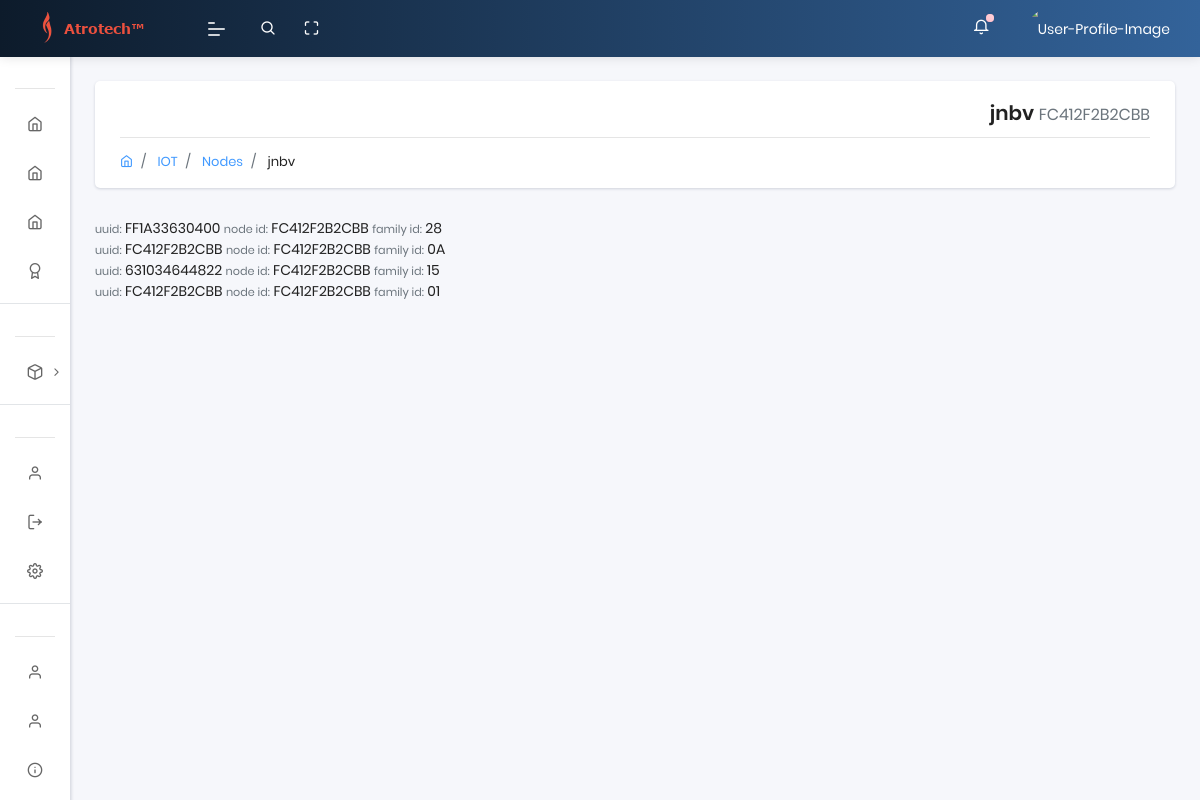
Page /nodes_detail/4/ (signed in) on the earlier database version.
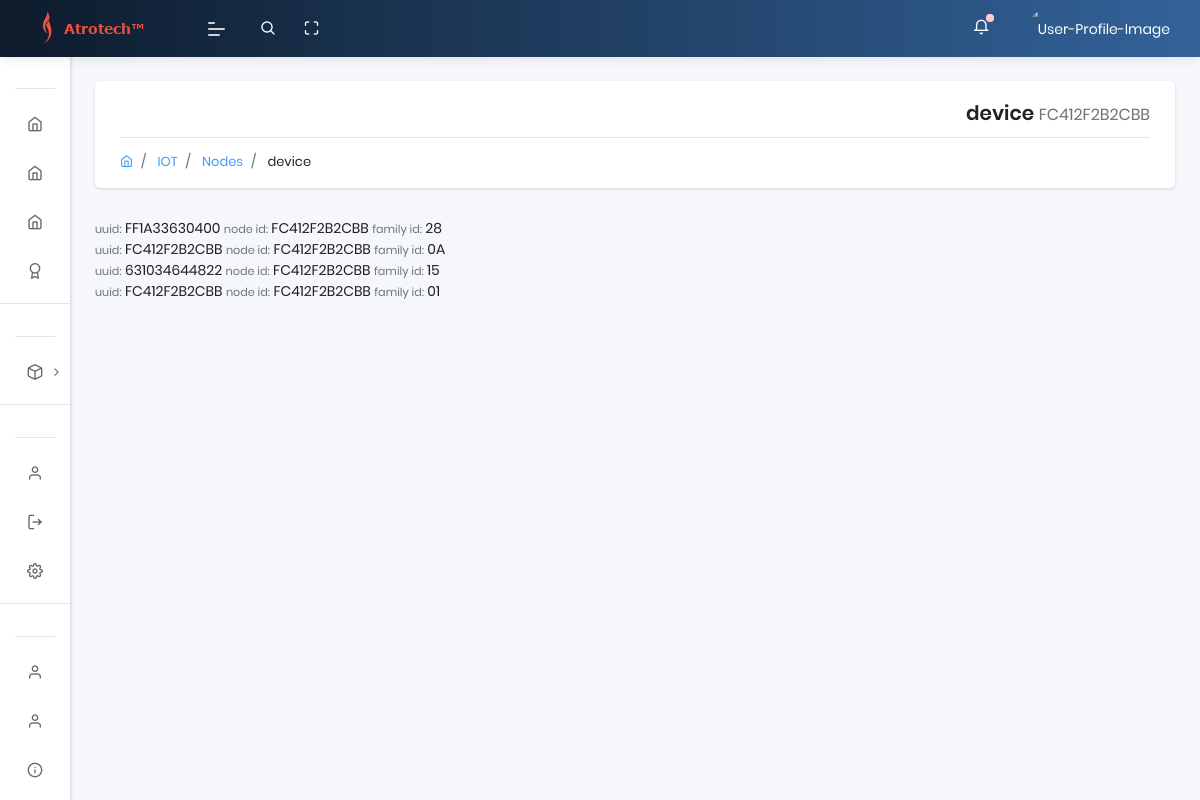
Same page on the later database version.
### app/models.py (models this page shows, shortened)
class Rom(models.Model):
    name = models.CharField(max_length=40, default='device name')
    UUID = models.CharField(max_length=20)
    family_id = models.CharField(max_length=20)
    node_id = models.CharField(max_length=20)
    updated_on = models.DateTimeField(auto_now= True)
    created_on = models.DateTimeField()

### app/views.py (the view)
# urls.py: path('nodes_detail/<int:id>/',views.nodes_detail,name='nodes_detail'),
@login_required(login_url="/login/")
def nodes_detail(request, id):
    uuid = models.User_uuid.objects.filter(user=request.user).values('UUID')
    devices = models.Rom.objects.filter(UUID__in=uuid, family_id='01')
    node = get_object_or_404(models.Rom, id=id)
    sensors = models.Rom.objects.filter(node_id=node.node_id)
    context = {
    'devices':devices,
    'node':node,
    'sensors':sensors
    }
    context['segment'] = 'nodes_detail'
    html_template = loader.get_template( 'nodes_detail.html' )
    return HttpResponse(html_template.render(context, request))

### templates/nodes_detail.html (shortened to what this page needs)
{% extends "layouts/base.html" %}
{% block content %}
  <section class="pcoded-main-container">
      <div class="pcoded-content">
          <div class="page-header">
            <div class="page-block">
              <div class="row align-items-center">
                <div class="col-md-12">
                  <div class="page-header-title">
                    <h5 class="m-b-10" align="right" dir="rtl"> {{ node.name }} <small class="text-muted">{{ node.UUID }}</small> </h5>
                  </div>
                  <ul class="breadcrumb">
                    <li class="breadcrumb-item"><a href="index.html"><i class="feather icon-home"></i></a></li>
                    <li class="breadcrumb-item"><a href="#!"> IOT </a></li>
                    <li class="breadcrumb-item"><a href="#!"> Nodes </a></li>
                    <li class="breadcrumb-item"><a href="#!"> {{ node.name }} </a></li>
                  </ul>
                </div>
              </div>
            </div>
          </div>
         {% for Rom in sensors %}
              <small class="text-muted">uuid:</small> {{ Rom.UUID }}
              <small class="text-muted">node id:</small> {{ Rom.node_id }}
              <small class="text-muted">family id:</small> {{ Rom.family_id }}
              <br>
         {% endfor %}
        </div>
    </section>
{% endblock content %}

### templates/includes/sidebar.html (shortened to what this page needs)
	<nav class="pcoded-navbar menupos-fixed menu-light ">
		<div class="navbar-wrapper  ">
			<div class="navbar-content scroll-div " >
				<ul class="nav pcoded-inner-navbar ">
					<li class="nav-item pcoded-menu-caption">
					</li>
					<li class="nav-item">
					    <a href="/" class="nav-link ">
                <span class="pcoded-micon"> <i class="feather icon-home"></i> </span>
							</a>
					</li>
					<li class="nav-item">
					    <a href="{% url 'app:nodes' %}" class="nav-link ">
                <span class="pcoded-micon"> <i class="feather icon-home"></i> </span>
							</a>
					</li>
					<li class="nav-item">
					    <a href="{% url 'app:sensors' %}" class="nav-link ">
                <span class="pcoded-micon"> <i class="feather icon-home"></i> </span>
							</a>
					</li>
					<li class="nav-item">
					    <a href="#" class="nav-link ">
                <span class="pcoded-micon"> <i class="feather icon-award"></i> </span>
							</a>
					</li>
					<li class="nav-item pcoded-menu-caption">
					</li>
					{% for Rom in devices %}
					<li class="nav-item pcoded-hasmenu">
						<a href="#!" class="nav-link "><span class="pcoded-micon"><i class="feather icon-box"></i></span><span class="pcoded-mtext"> {{ Rom.name }} </span></a>
					</li>
					{% endfor %}
					<li class="nav-item pcoded-menu-caption">
					</li>
					<li class="nav-item">
					    <a href="/profile" class="nav-link "><span class="pcoded-micon">
						    <i class="feather icon-user"></i></span><span class="pcoded-mtext"> پروفایل </span>
						  </a>
					</li>
					<li class="nav-item">
					    <a href="{% url 'logout' %}" class="nav-link "><span class="pcoded-micon">
						    <i class="feather icon-log-out"></i></span><span class="pcoded-mtext"> خروج </span>
						  </a>
					</li>
					<li class="nav-item">
					    <a target="_blank" rel="noopener" href="https://appseed.us/support" class="nav-link "><span class="pcoded-micon">
						    <i class="feather icon-settings"></i></span><span class="pcoded-mtext"> تنظیمات </span>
					  	</a>
					</li>
					<li class="nav-item pcoded-menu-caption">
					</li>
					<li class="nav-item">
					    <a href="{% url 'logout' %}" class="nav-link "><span class="pcoded-micon">
						    <i class="feather icon-user"></i></span><span class="pcoded-mtext"> مستندات </span>
						  </a>
					</li>
					<li class="nav-item">
					    <a href="{% url 'logout' %}" class="nav-link "><span class="pcoded-micon">
						    <i class="feather icon-user"></i></span><span class="pcoded-mtext"> سوالات متداول </span>
						  </a>
					</li>
					<li class="nav-item">
					    <a target="_blank" rel="noopener" href="https://appseed.us/support" class="nav-link "><span class="pcoded-micon">
						    <i class="feather icon-info"></i></span><span class="pcoded-mtext"> پشتیبانی </span>
					  	</a>
					</li>
<br><hr><br>
				</ul>
			</div>
		</div>
	</nav>

Differences in the rows shown:
changed Rom: name "jnbv" → "device"
